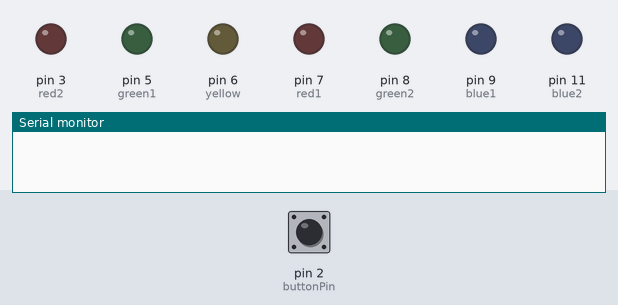
Recording of a sketch running on a simulated Arduino Uno, built with avr-gcc and run on an emulated ATmega328P. Parts: output pins drawn as LEDs (lit = HIGH), the last lines printed to the serial monitor. The test bench sets the inputs (shaded band); at power-on: pin 2 (buttonPin) HIGH.

Above: at 1.2 s.
1.3 s: pin 2 (buttonPin) pulled LOW for 0.15 s
At 1.8 s:
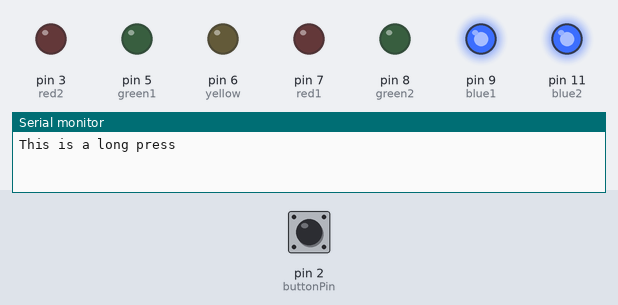
4.4 s: pin 2 (buttonPin) pulled LOW for 1 s
At 5.55 s:
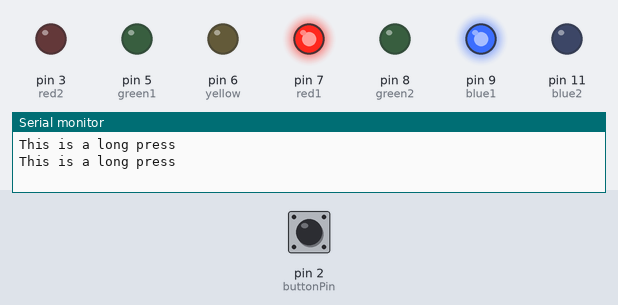
8.4 s: pin 2 (buttonPin) pulled LOW for 0.15 s
At 8.6 s:
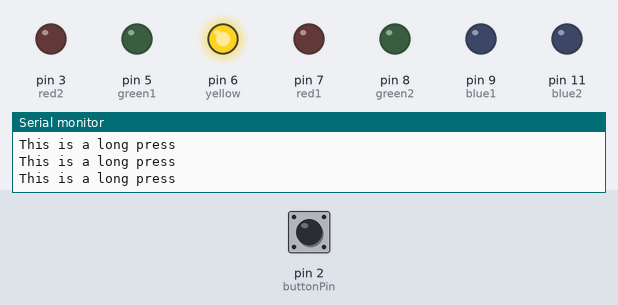
11.4 s: pin 2 (buttonPin) pulled LOW for 3.2 s
At 15.4 s:
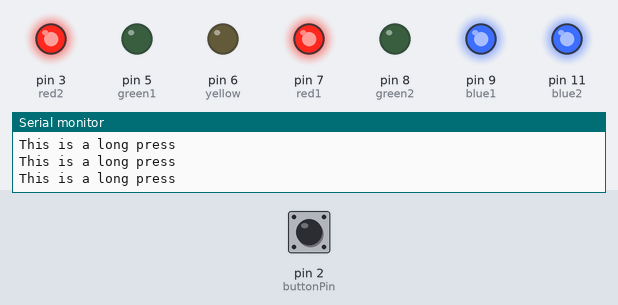
Timing chart, 0 to 18.1 s (numbered marks = the images above; inputs shaded):
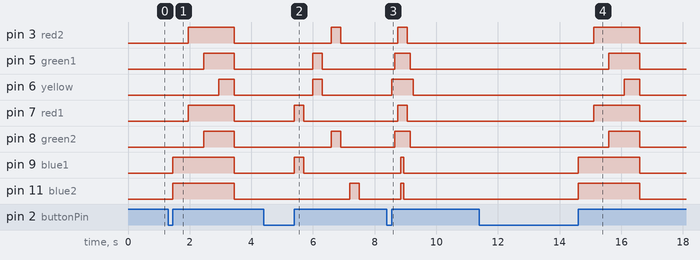

The sketch:

patterns.ino
```cpp
/*
 * Interface 7 LEDs to the 2560 controlled by 1 button
 * Short press - increases the frequency of the pattern
 * Long press - changes pattern
 */

int red1 = 7, red2 = 3, green1 = 5, yellow = 6, green2 = 8, blue1 = 9, blue2 = 11;
int buttonPin = 2;
int buttonVal;
int dt1;
int dt2;
int dt3;
int lastState = HIGH;
String presskind;
int count = 0;

void setup() {
  pinMode(red1, OUTPUT);
  pinMode(red2, OUTPUT);
  pinMode(green1, OUTPUT);
  pinMode(yellow, OUTPUT);
  pinMode(green2, OUTPUT);
  pinMode(blue1, OUTPUT);
  pinMode(blue2, OUTPUT);
  pinMode(buttonPin, INPUT);
  digitalWrite(buttonPin, HIGH);
  Serial.begin(9600);
}

/*
 * Each pattern should be looping ---> how???
 * When shortpress is detected, the frequency of blinking decreases
 * When longpress is detected, pattern changes
 */

void loop() {
  buttonVal = digitalRead(buttonPin);
  presskind = buttonPress();

  if (presskind == "longpress") {
    dt1 = 500;
    dt2 = 300;
    dt3 = 100;

    if (count == 0) {
      count += 1;
      pattern1(dt1);
    } else if (count == 1) {
      count += 1;
      pattern2(dt2);
    } else if (count == 2) {
      pattern3(dt3);
      count = 0;
    }
  }
  else if (presskind == "shortpress") {
    if (count == 1) {
      dt1 += 200;
      pattern1(dt1);
    }
    else if (count == 2) {
      dt2 += 200;
      pattern2(dt2);
    }
    else if (count == 0) {
      dt3 += 200;
      pattern3(dt3);
    }
  }
}

/*
 * Function to detect type of buttonpress
 */

String buttonPress(){
  long holdingTime;
  long previousHoldingTime;
  unsigned long firstButtonPressTime;
  String presstype;

  if (buttonVal == LOW && lastState == HIGH && (millis()-firstButtonPressTime) > 200) {
    firstButtonPressTime = millis();
  }
  holdingTime = (millis() - firstButtonPressTime);

  if (holdingTime > 50) {
    if (buttonVal == LOW && holdingTime > previousHoldingTime) {
      //Serial.println("Button is pressed");
    }

    if (buttonVal == HIGH && lastState == LOW) {
      if (holdingTime <= 550) {
        Serial.println("This is a short press");
        presstype = "shortpress";
      }
      else if (holdingTime > 550) {
        Serial.println("This is a long press");
        presstype = "longpress";
      }
    }
  }

  lastState = buttonVal;
  previousHoldingTime = holdingTime;

  return presstype;
}

/*
 * Patterns
 */

void off() {
  digitalWrite(red1, LOW);
  digitalWrite(red2, LOW);
  digitalWrite(blue1, LOW);
  digitalWrite(blue2, LOW);
  digitalWrite(green1, LOW);
  digitalWrite(green2, LOW);
  digitalWrite(yellow, LOW);
  delay(400);
}

void pattern1(int delaytime){
  digitalWrite(blue1, HIGH);
  digitalWrite(blue2, HIGH);
  delay(delaytime);
  digitalWrite(red1, HIGH);
  digitalWrite(red2, HIGH);
  delay(delaytime);
  digitalWrite(green1, HIGH);
  digitalWrite(green2, HIGH);
  delay(delaytime);
  digitalWrite(yellow, HIGH);
  delay(delaytime);
  off();
}

void pattern2(int delaytime) {
  digitalWrite(red1, HIGH);
  digitalWrite(blue1, HIGH);
  delay(delaytime);
  digitalWrite(red1, LOW);
  digitalWrite(blue1, LOW);
  delay(delaytime);
  digitalWrite(green1, HIGH);
  digitalWrite(yellow, HIGH);
  delay(delaytime);
  digitalWrite(green1, LOW);
  digitalWrite(yellow, LOW);
  delay(delaytime);
  digitalWrite(green2, HIGH);
  digitalWrite(red2, HIGH);
  delay(delaytime);
  digitalWrite(green2, LOW);
  digitalWrite(red2, LOW);
  delay(delaytime);
  digitalWrite(blue2, HIGH);
  delay(delaytime);
  off();
}

void pattern3(int delaytime) {
  digitalWrite(yellow, HIGH);
  delay(delaytime);
  digitalWrite(green1, HIGH);
  digitalWrite(green2, HIGH);
  delay(delaytime);
  digitalWrite(red1, HIGH);
  digitalWrite(red2, HIGH);
  delay(delaytime);
  digitalWrite(blue1, HIGH);
  digitalWrite(blue2, HIGH);
  delay(delaytime);

  digitalWrite(blue1, LOW);
  digitalWrite(blue2, LOW);
  delay(100);
  digitalWrite(red1, LOW);
  digitalWrite(red2, LOW);
  delay(100);
  digitalWrite(green1, LOW);
  digitalWrite(green2, LOW);
  delay(100);
  digitalWrite(yellow, LOW);
  delay(100);
}
```

Measured:
- after the input at 1.3 s, pin 3 (red2), pin 7 (red1): LOW → HIGH after 0.65 s, → LOW 1.5 s later; pin 5 (green1), pin 8 (green2): LOW → HIGH after 1.2 s, → LOW 1.0 s later; pin 6 (yellow): LOW → HIGH after 1.7 s, → LOW 0.50 s later; pin 9 (blue1), pin 11 (blue2): LOW → HIGH after 0.15 s, → LOW 2.0 s later
- after the input at 4.4 s, pin 3 (red2), pin 8 (green2): LOW → HIGH after 2.2 s, → LOW 0.30 s later; pin 5 (green1), pin 6 (yellow): LOW → HIGH after 1.6 s, → LOW 0.30 s later; pin 7 (red1), pin 9 (blue1): LOW → HIGH after 1.0 s, → LOW 0.30 s later; pin 11 (blue2): LOW → HIGH after 2.8 s, → LOW 0.30 s later
- after the input at 8.4 s, pin 3 (red2), pin 7 (red1): LOW → HIGH after 0.35 s, → LOW 0.30 s later; pin 5 (green1), pin 8 (green2): LOW → HIGH after 0.25 s, → LOW 0.50 s later; pin 6 (yellow): LOW → HIGH after 0.15 s, → LOW 0.70 s later; pin 9 (blue1), pin 11 (blue2): LOW → HIGH after 0.45 s, → LOW 0.10 s later
- after the input at 11.4 s, pin 3 (red2), pin 7 (red1): LOW → HIGH after 3.7 s, → LOW 1.5 s later; pin 5 (green1), pin 8 (green2): LOW → HIGH after 4.2 s, → LOW 1.0 s later; pin 6 (yellow): LOW → HIGH after 4.7 s, → LOW 0.50 s later; pin 9 (blue1), pin 11 (blue2): LOW → HIGH after 3.2 s, → LOW 2.0 s later
